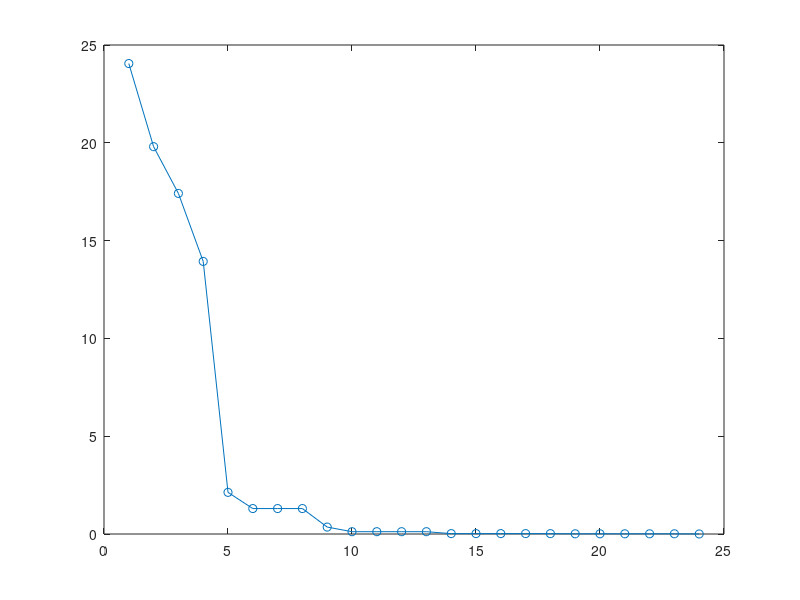

Write MATLAB code to recreate this figure.
w=0.5;
c1=2;
c2=2;
minfs=zeros();

v=unifrnd(-2,2,3,2);
x=unifrnd(-10,10,3,2);
for i=1:3
    f(i)=x(i,1)^2+x(i,2)^2;
end
pBest=x;
[minf,index]=min(f);
gBest=pBest(index,:);
a=1;
minfs(a)=minf;

while(minf>0.01)

    for i=1:3
        for j=1:2
            v(i,j)=w*v(i,j)+c1*rand()*(pBest(i,j)-x(i,j))+c2*rand()*(gBest(j)-x(i,j));
            x(i,j)=x(i,j)+v(i,j);
            if x(i,j)<-10
                x(i,j)=-10;
            end
            if x(i,j)>10
                x(i,j)=10;
            end
        end
    end

    for i=1:3
            f1(i)=x(i,1)^2+x(i,2)^2;
            if f1(i)<f(i)
                f(i)=f1(i);
                pBest(i,:)=x(i,:);
            end
    end
    [minf,index]=min(f);
    gBest=pBest(index,:);
    a=a+1;
    minfs(a)=minf;
    
end

plot(minfs,'o-');